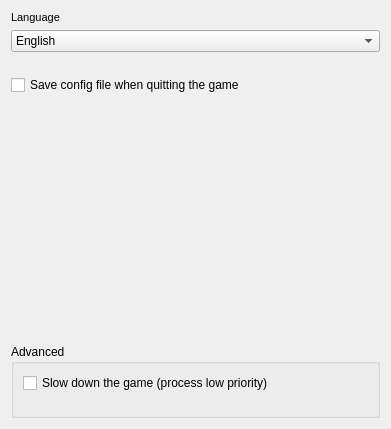
<?xml version="1.0" encoding="UTF-8"?>
<ui version="4.0">
 <class>general_settings_widget</class>
 <widget class="QWidget" name="general_settings_widget">
  <property name="geometry">
   <rect>
    <x>0</x>
    <y>0</y>
    <width>391</width>
    <height>429</height>
   </rect>
  </property>
  <property name="windowTitle">
   <string>Form</string>
  </property>
  <layout class="QVBoxLayout" name="verticalLayout">
   <item>
    <widget class="QLabel" name="languageLabel">
     <property name="font">
      <font>
       <pointsize>8</pointsize>
      </font>
     </property>
     <property name="text">
      <string>Language</string>
     </property>
    </widget>
   </item>
   <item>
    <widget class="QComboBox" name="languageComboBox">
     <item>
      <property name="text">
       <string>English</string>
      </property>
     </item>
     <item>
      <property name="text">
       <string>French</string>
      </property>
     </item>
     <item>
      <property name="text">
       <string>German</string>
      </property>
     </item>
    </widget>
   </item>
   <item>
    <spacer name="verticalSpacer">
     <property name="orientation">
      <enum>Qt::Vertical</enum>
     </property>
     <property name="sizeType">
      <enum>QSizePolicy::Maximum</enum>
     </property>
     <property name="sizeHint" stdset="0">
      <size>
       <width>20</width>
       <height>17</height>
      </size>
     </property>
    </spacer>
   </item>
   <item>
    <widget class="QCheckBox" name="saveConfigOnQuitCheckBox">
     <property name="text">
      <string>Save config file when quitting the game</string>
     </property>
    </widget>
   </item>
   <item>
    <spacer name="verticalSpacer_2">
     <property name="orientation">
      <enum>Qt::Vertical</enum>
     </property>
     <property name="sizeHint" stdset="0">
      <size>
       <width>20</width>
       <height>230</height>
      </size>
     </property>
    </spacer>
   </item>
   <item>
    <widget class="QGroupBox" name="advancedGroupBox">
     <property name="title">
      <string>Advanced</string>
     </property>
     <layout class="QGridLayout" name="gridLayout">
      <item row="0" column="0">
       <layout class="QHBoxLayout" name="horizontalLayout">
        <item>
         <widget class="QCheckBox" name="lowPriorityProcessCheckBox">
          <property name="text">
           <string>Slow down the game (process low priority)</string>
          </property>
         </widget>
        </item>
        <item>
         <spacer name="verticalSpacer_3">
          <property name="orientation">
           <enum>Qt::Vertical</enum>
          </property>
          <property name="sizeType">
           <enum>QSizePolicy::Maximum</enum>
          </property>
          <property name="sizeHint" stdset="0">
           <size>
            <width>20</width>
            <height>18</height>
           </size>
          </property>
         </spacer>
        </item>
       </layout>
      </item>
      <item row="0" column="1">
       <spacer name="horizontalSpacer">
        <property name="orientation">
         <enum>Qt::Horizontal</enum>
        </property>
        <property name="sizeHint" stdset="0">
         <size>
          <width>84</width>
          <height>20</height>
         </size>
        </property>
       </spacer>
      </item>
      <item row="1" column="0">
       <spacer name="verticalSpacer_4">
        <property name="orientation">
         <enum>Qt::Vertical</enum>
        </property>
        <property name="sizeType">
         <enum>QSizePolicy::Maximum</enum>
        </property>
        <property name="sizeHint" stdset="0">
         <size>
          <width>20</width>
          <height>13</height>
         </size>
        </property>
       </spacer>
      </item>
     </layout>
    </widget>
   </item>
  </layout>
 </widget>
 <resources/>
 <connections/>
</ui>
